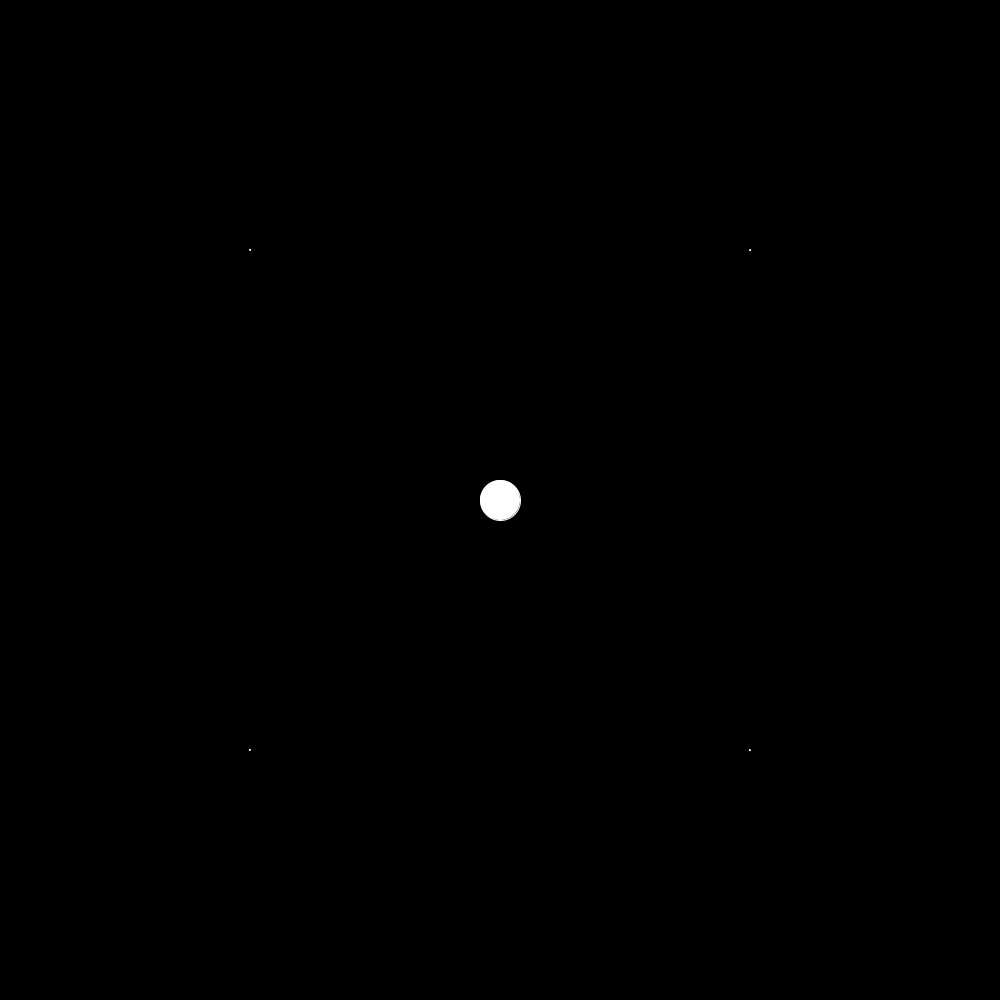
Frame 1 (no input)
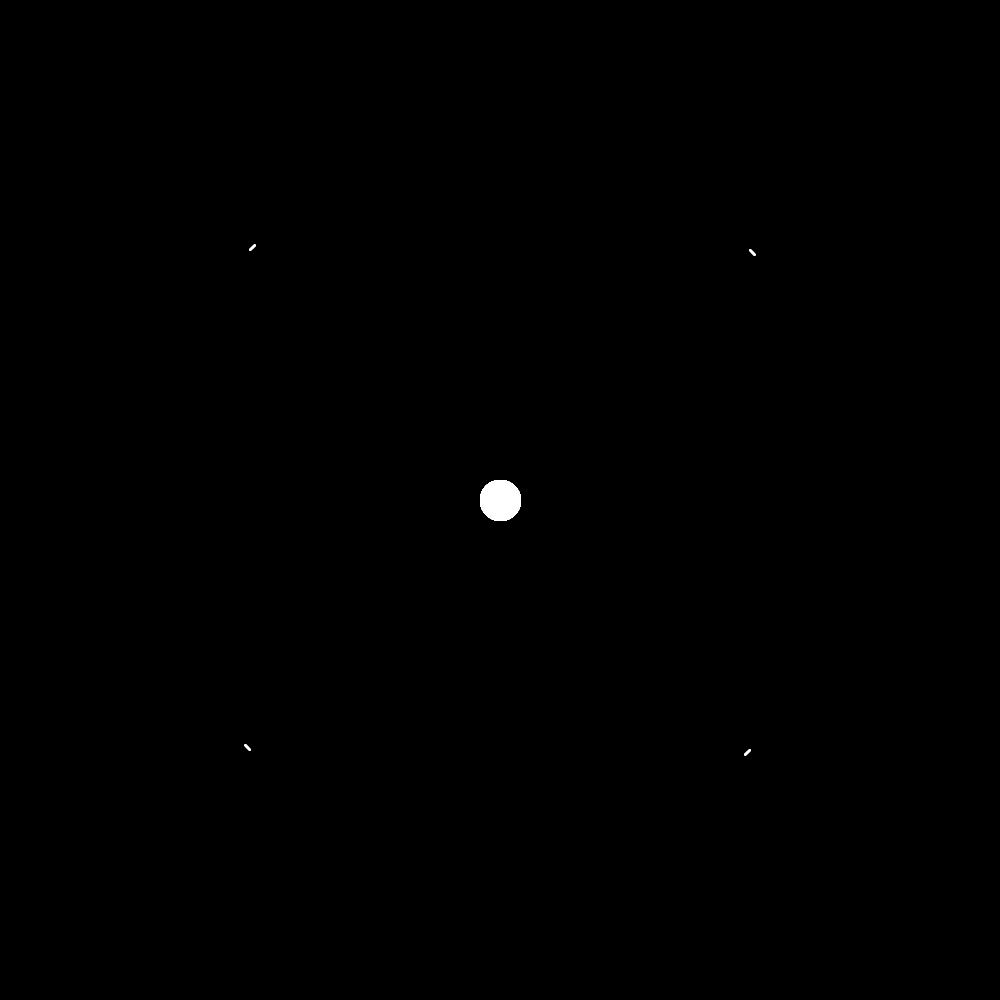
Frame 60 (the mouse pressed at the canvas centre just before this capture)
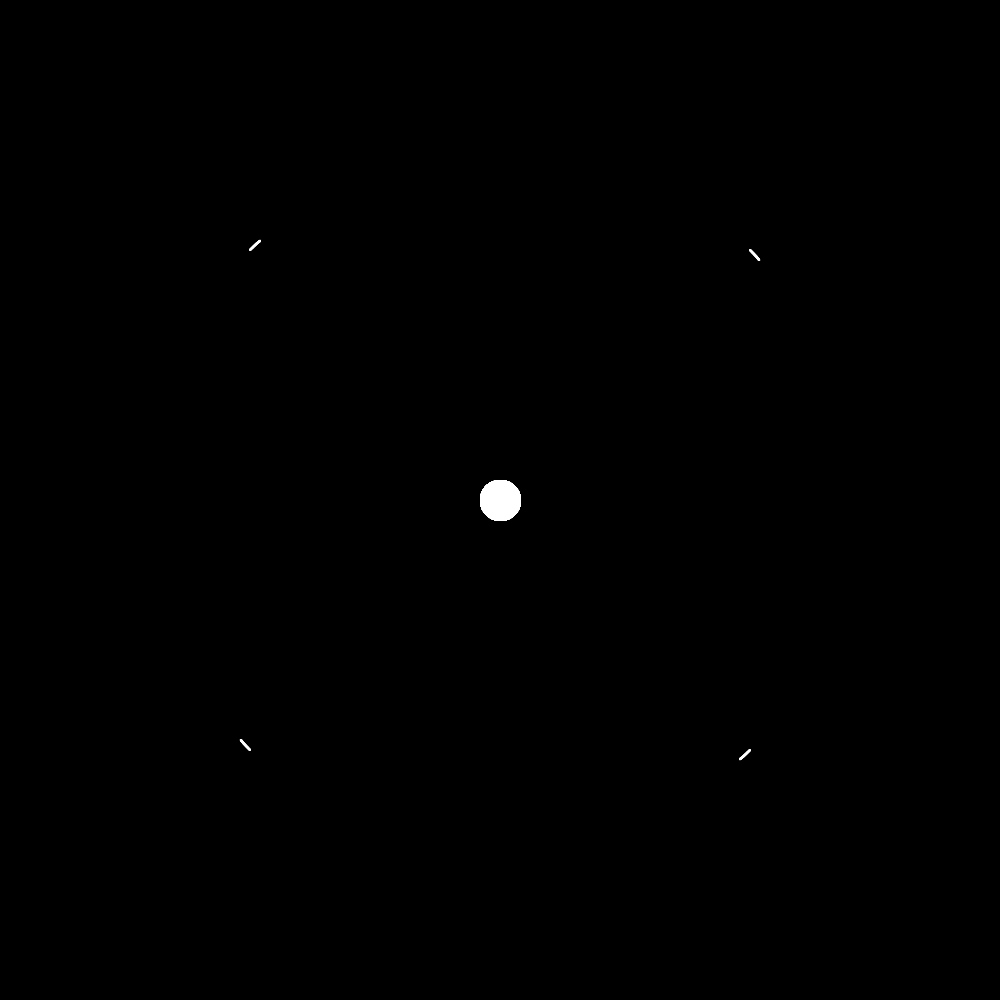
Frame 120 (the mouse held since frame 60 and released just before this capture)

The Processing sketch that drew these frames (run headless with seeded random() and noise(); from frame 60 on, the mouse is pressed at the canvas centre):

// Processing sketch: N_Body
// ── N_Body.pde
final int width  = 1000;
final int height = 1000;
final float GRAVITATION = 6.674e-5;

Body bodies[];

void setup()
{
  bodies = new Body[5];
  bodies[0] = new Body(width / 4, height / 4, 0, 10);
  bodies[0].vec_x = 0.08; bodies[0].vec_y = -0.08;
  
  bodies[1] = new Body(3 * width / 4, height / 4, 0, 10);
  bodies[1].vec_x = 0.08; bodies[1].vec_y = 0.08;
  
  //System.out.println(sqrt(4 * GRAVITATION / 5));
  
  bodies[2] = new Body(width / 2, height / 2, 0, 400);
  bodies[2].vec_x = 0.0; bodies[2].vec_y = 0.0;
  
  bodies[3] = new Body(3 * width / 4, 3 * height / 4, 0, 10);
  bodies[3].vec_x = -0.08; bodies[3].vec_y = 0.08;
  
  bodies[4] = new Body(width / 4, 3 * height / 4, 0, 10);
  bodies[4].vec_x = -0.08; bodies[4].vec_y = -0.08;
  
  frameRate(240);
  size(1000, 1000);
  background(0);
}

void draw()
{ 
  //background(0);
  fill(255);
  stroke(255);
  
  for(int i = 0; i < bodies.length; i++)
  {
    bodies[i].Update();
    bodies[i].Show();
  }
  //CheckMinMax();
  
  CalculateForces();
}

void CalculateForces()
{
  PVector r, acceleration;
  r = new PVector(0, 0);
  acceleration = new PVector(0, 0);
  float mag_r = 0.0;
  
  for(int i = 0; i < bodies.length; i++) 
  {
    for(int j = 0; j < bodies.length; j++)
    {
      if(i != j)
      {
        r.x = bodies[j].pos.x - bodies[i].pos.x;
        r.y = bodies[j].pos.y - bodies[i].pos.y;
        
        mag_r = sqrt(r.x * r.x + r.y * r.y);
        
        acceleration.x += (GRAVITATION * bodies[j].Mass / mag_r) * (r.x / mag_r);
        acceleration.y += (GRAVITATION * bodies[j].Mass / mag_r) * (r.y / mag_r);
      }
    }
    bodies[i].acc_x = acceleration.x;
    bodies[i].acc_y = acceleration.y;
    acceleration.x = 0;
    acceleration.y = 0;
    
    //System.out.printf("Body: %d | x = %f,  y = %f,  z = %f\n", i + 1, bodies[i].pos.x, bodies[i].pos.y, bodies[i].pos.z);
    //System.out.printf("          vx = %f, vy = %f, vz = %f\n", bodies[i].vec_x, bodies[i].vec_y, bodies[i].vec_z);
    //System.out.printf("          ax = %f, ay = %f, az = %f\n\n", bodies[i].acc_x, bodies[i].acc_y, bodies[i].acc_z);
  }
}

void CheckMinMax()
{
  float r_x, r_y, mag_r;
  r_x = bodies[1].pos.x - bodies[0].pos.x;
  r_y = bodies[1].pos.y - bodies[0].pos.y;
  mag_r = sqrt(r_x * r_x + r_y * r_y);
  
  if(bodies[0].perigee > mag_r)
  {
    bodies[0].perigee = mag_r;
    bodies[0].perigee_v.x = bodies[0].pos.x;
    bodies[0].perigee_v.y = bodies[0].pos.y;
  }
  
  if(bodies[0].apogee < mag_r)
  {
    bodies[0].apogee = mag_r;
    bodies[0].apogee_v.x = bodies[0].pos.x;
    bodies[0].apogee_v.y = bodies[0].pos.y;
  }
  
  r_x = bodies[1].pos.x - bodies[2].pos.x;
  r_y = bodies[1].pos.y - bodies[2].pos.y;
  mag_r = sqrt(r_x * r_x + r_y * r_y);
  
  if(bodies[2].perigee > mag_r)
  {
    bodies[2].perigee = mag_r;
    bodies[2].perigee_v.x = bodies[2].pos.x;
    bodies[2].perigee_v.y = bodies[2].pos.y;
  }
  
  if(bodies[2].apogee < mag_r)
  {
    bodies[2].apogee = mag_r;
    bodies[2].apogee_v.x = bodies[2].pos.x;
    bodies[2].apogee_v.y = bodies[2].pos.y;
  }
  
  fill(255, 0, 0);
  ellipse(bodies[0].perigee_v.x, bodies[0].perigee_v.y, 20, 20);
  ellipse(bodies[2].perigee_v.x, bodies[2].perigee_v.y, 20, 20);
  
  fill(0, 255, 0);
  ellipse(bodies[0].apogee_v.x, bodies[0].apogee_v.y, 20, 20);
  ellipse(bodies[2].apogee_v.x, bodies[2].apogee_v.y, 20, 20);
}

// ── Body.pde
public class Body
{
  public PVector pos, apogee_v, perigee_v;
  public float Mass, apogee, perigee;
  public float radius;
  
  public float vec_x, vec_y, vec_z;
  public float acc_x, acc_y, acc_z;
  
  Body(float x, float y, float z, float Mass)
  {
    apogee = Float.MIN_VALUE; apogee_v = new PVector(0, 0, 0);
    perigee = Float.MAX_VALUE; perigee_v = new PVector(0, 0, 0);
    
    pos = new PVector(x, y, z);
    this.Mass = Mass;
    this.radius = Mass / 10;
  }
  
  public void Update()
  {
    pos.x += vec_x; vec_x += acc_x;
    pos.y += vec_y; vec_y += acc_y;
    pos.z += vec_z; vec_z += acc_z;
  }
  
  public void SetAccel(float x, float y, float z)
  {
    acc_x = x;
    acc_y = y;
    acc_z = z;
  }
  
  public void Show()
  {
    ellipse(pos.x, pos.y, radius, radius);
  }
  
  public PVector GetPos()
  {
    return pos;
  }
}
